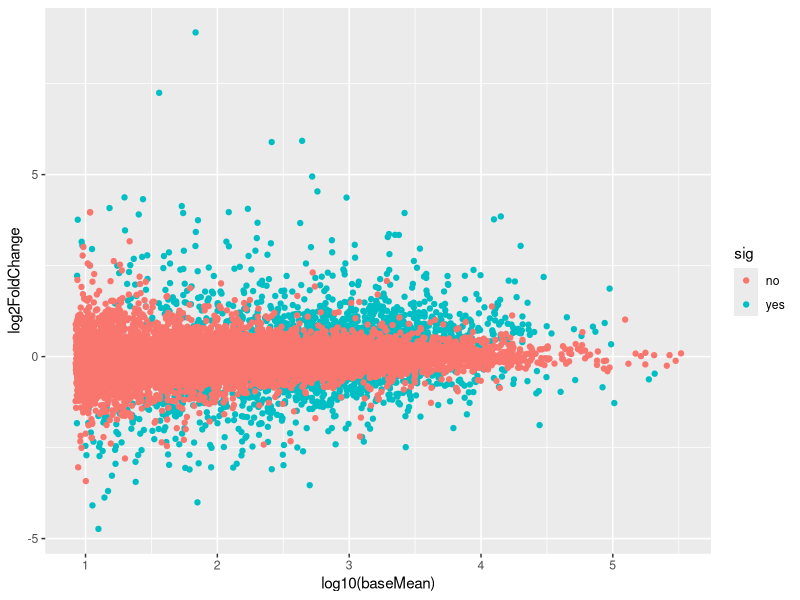

This chart was generated by the following R code:
library(ggplot2)
library(pheatmap)

normCount <- read.csv('Normal_Counts.csv', row.names = 1)
deSeqRes <- read.csv('Ordered_results.csv', row.names = 1)



deSeqRes$sig <- ifelse(deSeqRes$padj <= 0.05,'yes', 'no')


deSeqRes <- na.omit(deSeqRes)

ggplot(deSeqRes, aes(x = log10(baseMean), y=log2FoldChange, color = sig)) +
  geom_point()

